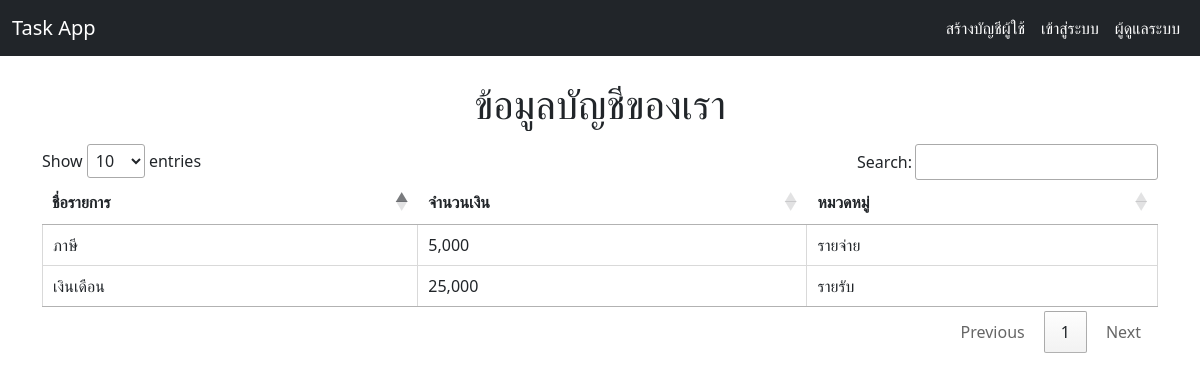
The page /account on the database its author committed.
### taskapp/models.py (models this page shows, shortened)
class Statement(models.Model):
    name = models.CharField(max_length=100)
    amount = models.IntegerField()
    choices=(
        ("income","รายรับ"),
        ("expense","รายจ่าย")
    )
    category = models.CharField(max_length=100,choices=choices,default=1)

### taskapp/views.py (the view)
# urls.py: path('account',views.account) #ไว้ระบุพาทหน้าแรกให้เรียกใช้ views account
def account(request): #ไว้เอา account ไปแสดงผลหน้าเว็บไซ
      data=Statement.objects.all()
      return render(request,"account.html",{"data":data})

### taskapp/templates/account.html (shortened to what this page needs)
{% extends "base.html" %}
{% load humanize %}
{% block title %}
    <link rel="stylesheet" href="//cdn.datatables.net/1.13.1/css/jquery.dataTables.min.css">
{% endblock %}
{% block content %}
    <h1 class="py-2 text-center">ข้อมูลบัญชีของเรา</h1>
    <table id="myStatement" class="cell-border">
        <thead>
            <th>ชื่อรายการ</th>
            <th>จำนวนเงิน</th>
            <th>หมวดหมู่</th>
        </thead>
        <tbody>
            {% for statement in data %}
            <tr>
                <td>{{statement.name}}</td>
                <td>{{statement.amount | intcomma}}</td>
                {% if statement.category == "income" %}
                    <td>รายรับ</td>
                {% else %}
                    <td>รายจ่าย</td>
                {% endif%}
            </tr>
            {% endfor %}
        </tbody>
    </table>
{% endblock %}

### rows shown on the page
Statement: name "เงินเดือน", amount "25,000", category "รายรับ"
Statement: name "ภาษี", amount "5,000", category "รายจ่าย"
